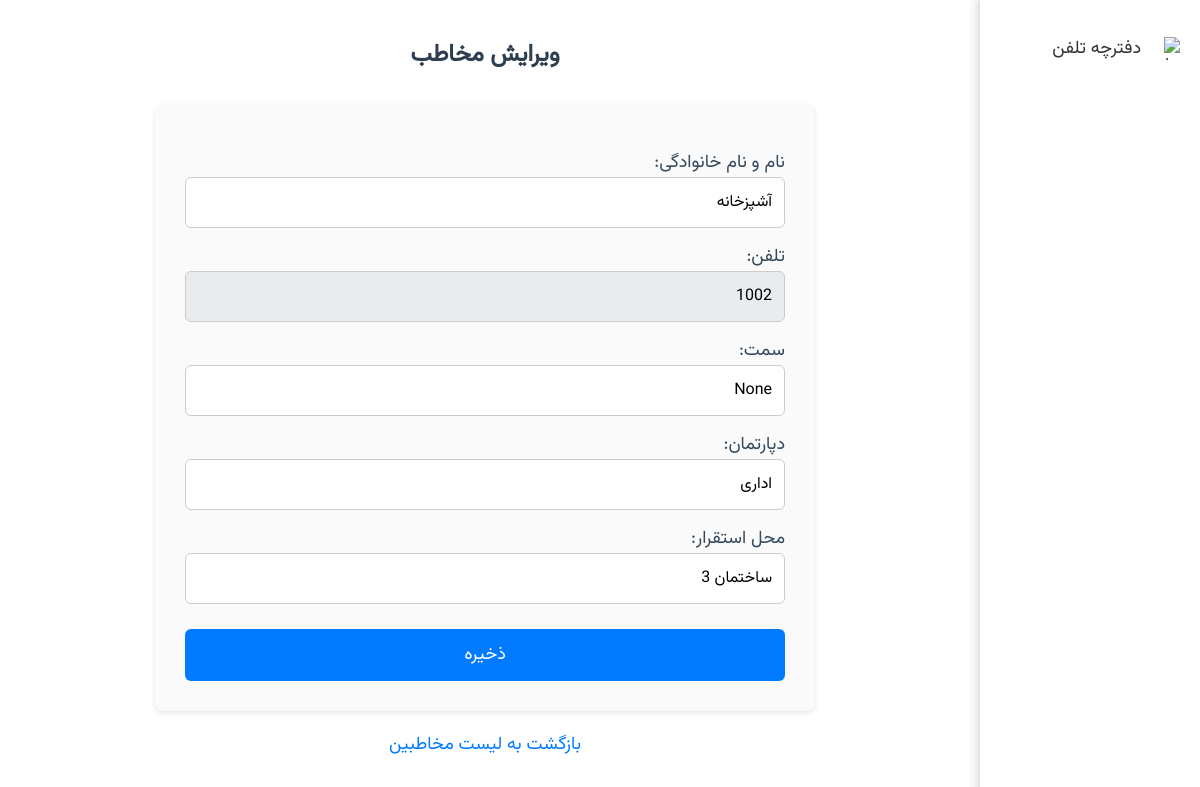
Page /edit/2 on the committed database.
### tables this page shows
CREATE TABLE contacts (
    id INTEGER PRIMARY KEY AUTOINCREMENT,
    full_name TEXT,
    phone TEXT NOT NULL,
    position TEXT,
    department TEXT,
    location TEXT
);

### app.py (the view, shortened to what this page needs)
@app.route('/edit/<int:id>', methods=('GET', 'POST'))
def edit(id):
    conn = get_db_connection()
    contact = conn.execute('SELECT * FROM contacts WHERE id = ?', (id,)).fetchone()
    conn.close()
    return render_template('edit.html', contact=contact)

### app.py (called while the page is built)
def get_db_connection():
    conn = sqlite3.connect('database.db')
    conn.row_factory = sqlite3.Row  # برای دسترسی به ستون‌ها با نام
    return conn

### templates/edit.html (shortened to what this page needs)
<!DOCTYPE html>
<html lang="fa" dir="rtl">
<head>
</head>
<body>
    <div class="sidebar">
        <a href="{{ url_for('index') }}" title="دفترچه تلفن">
            <img src="/static/phonebook_icon.png" alt="دفترچه تلفن">
            دفترچه تلفن
        </a>
    </div>
    <div class="main-content">
        <h1>ویرایش مخاطب</h1>
        <form method="post">
            <label>نام و نام خانوادگی:</label>
            <input type="text" name="full_name" value="{{ contact['full_name'] }}" required>
            <label>تلفن:</label>
            <input type="text" name="phone" value="{{ contact['phone'] }}" required readonly>
            <label>سمت:</label>
            <input type="text" name="position" value="{{ contact['position'] }}">
            <label>دپارتمان:</label>
            <input type="text" name="department" value="{{ contact['department'] }}">
            <label>محل استقرار:</label>
            <input type="text" name="location" value="{{ contact['location'] }}">
            <button type="submit">ذخیره</button>
        </form>
        <a href="{{ url_for('index') }}" class="back-link">بازگشت به لیست مخاطبین</a>
    </div>
</body>
</html>

### templates/edit.html (style rules this page uses)
body { font-family: 'Vazirmatn', sans-serif; background-color: #f9f9f9; margin: 0; padding: 0; direction: rtl; }
.sidebar { position: fixed; right: 0; top: 0; width: 220px; height: 100%; background-color: #ffffff; display: flex; flex-direction: column; padding-top: 20px; box-shadow: -2px 0 5px rgba(0,0,0,0.1); border-left: 1px solid #e0e0e0; }
.sidebar a { color: #333333; text-decoration: none; padding: 15px 20px; font-size: 18px; display: flex; align-items: center; text-align: right; direction: rtl; transition: background-color 0.2s; font-family: 'Vazirmatn', sans-serif; }
.sidebar img { width: 24px; height: 24px; margin-left: 15px; }
.main-content { margin-right: 230px; padding: 20px; background-color: #fff; min-height: 100vh; }
h1 { color: #2c3e50; text-align: center; margin-bottom: 30px; font-size: 24px; font-family: 'Vazirmatn', sans-serif; }
form { max-width: 600px; margin: 0 auto; background-color: #fafafa; padding: 30px; border-radius: 8px; box-shadow: 0 2px 5px rgba(0,0,0,0.1); }
label { display: block; margin-top: 15px; color: #34495e; font-size: 18px; font-family: 'Vazirmatn', sans-serif; }
input { width: 100%; padding: 12px; box-sizing: border-box; border: 1px solid #ccc; border-radius: 6px; font-size: 16px; font-family: 'Vazirmatn', sans-serif; }
input[readonly] { background-color: #e9ecef; cursor: not-allowed; }
button { margin-top: 25px; padding: 12px; width: 100%; background-color: #007BFF; color: white; border: none; cursor: pointer; border-radius: 6px; font-size: 18px; transition: background-color 0.2s; font-family: 'Vazirmatn', sans-serif; }
a.back-link { display: block; text-align: center; margin-top: 20px; color: #007BFF; text-decoration: none; font-size: 18px; transition: color 0.2s; font-family: 'Vazirmatn', sans-serif; }

### rows in the picture
contacts: full_name "آشپزخانه", phone "1002", department "اداری", location "ساختمان 3"
